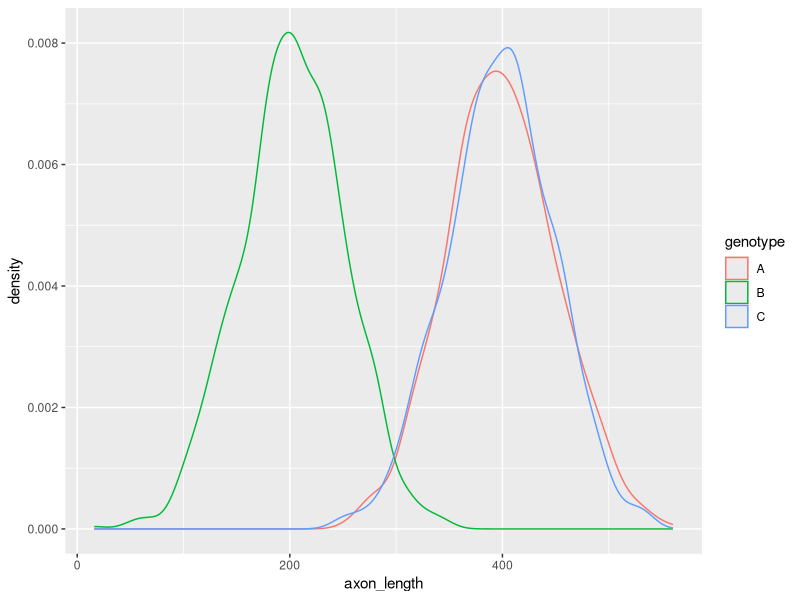
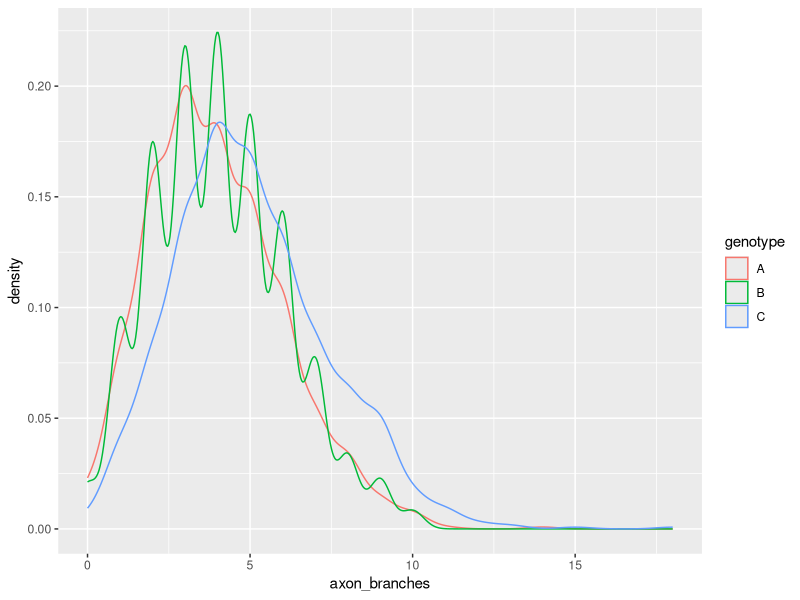

Recreate these plots in R, in order. (Note: this script raises an error after producing the figures.)
## OPEN
## Make sure u have R and RStudio installed
## CHECK-IN EXERCISE
## ETHERPAD. Code and additional resources will be pasted
## RECORDING


## Exercise 1##
# import axondata.csv into an R dataframe. 
# convert string variables to factors
# name this dataframe variable `dat`

dat <- read.csv("./vignettes/6_Stats/axondata.csv", 
                 stringsAsFactors = T)

head(dat)

# Know your variables
## Continuous vs Discrete vs Categorical
## Is your continuous variable normally distributed?
## Format your data properly

# Know your comparisons
## Predictor vs Outcome
## What is your null and alternate hypothesis?


# Preview and summarise basic statistics
summary(dat)

sd(dat$axon_length)
var(dat$axon_branches)

# summarising variables by group
library(tidyverse)
dat %>% 
    group_by(genotype) %>% 
    summarise(meanlength = mean(axon_length),
              sdlength = sd(axon_length),
              meanbranches = mean(axon_branches),
              sdbranches = sd(axon_branches))

## stargazer

# test for normality
## by plotting
ggplot(dat, aes(x=axon_length, colour = genotype)) +
    geom_density()
ggplot(dat, aes(x=axon_branches, colour = genotype)) +
    geom_density()

# try boxplot, histogram

## by Shapiro testing
A.axonlength <- dat[dat$genotype=="A", "axon_length"]
A.length.shapiro <- shapiro.test(A.axonlength)

dat %>% 
    group_by(genotype) %>% 
    summarise(shapiro.length = shapiro.test(axon_length)$p.value,
              shapiro.branches = shapiro.test(axon_branches)$p.value)


## One sample tests

### Parametric t-test
ttest1 <- t.test(A.axonlength, mu = 300)
# t.test(A.axonlength, mu = 300, alternative = "greater", )

ttest1


### Non-parametric Mann Whitney U test (Wilcoxon signed rank test)
A.axonbranches <- dat[dat$genotype=="A", "axon_branches"]
wilcox.test(A.axonbranches, mu = 3)


## Two sample tests
A.axonlength <- dat[dat$genotype=="A", "axon_length"]
B.axonlength <- dat[dat$genotype=="B", "axon_length"]

### Parametric Welch t-test
t.test(A.axonlength, B.axonlength, paired = T, var.equal = F)



### Non-parametric Mann Whitney U test (Wilcoxon signed rank test)
A.axonbranches <- dat[dat$genotype=="A", "axon_branches"]
B.axonbranches <- dat[dat$genotype=="B", "axon_branches"]
wilcox.test(A.axonbranches, B.axonbranches)

## More than two sample tests

# Parametric one-way ANOVA
### test for equality of variance
## install.packages(car)
car::leveneTest(axon_length ~ genotype, data = dat)

aov.out <- oneway.test(axon_length ~ genotype, data = dat, var.equal = T)

TukeyHSD(aov.out)


## if variance is not equal
oneway.test(axon_length ~ genotype, data = dat, var.equal = F)

# Kruskal Wallis test (kruskal.test)
kruskal.test(axon_branches ~ genotype, data = dat)


# Categorical variables


contingency.mat <- dat %>% 
    mutate(axoncat = ifelse(axon_length < 300, "short","long")) %>% 
    group_by(genotype, axoncat) %>%
    tally() %>% 
    spread(axoncat, n) %>% 
    column_to_rownames("genotype") %>% 
    as.matrix()
    
chisq.test(contingency.mat)



## Chi-sq on arbitray dimension
## Fisher's exact on 2x2 contingency table
contingency.mat2 <- contingency.mat[1:2,]
fisher.test(contingency.mat2)



# Correlation tests
A.dat <- dat[dat$genotype == "A",]
cor(A.dat[-1])
cor.test(A.dat$axon_length, A.dat$axon_branches)

ggplot(A.dat, aes(x=axon_length, y = axon_branches)) +
    geom_point() 


# Additional Links
# Stargazer
# Two-way ANOVA test: http://www.sthda.com/english/wiki/two-way-anova-test-in-r
# MANOVA test: http://www.sthda.com/english/wiki/manova-test-in-r-multivariate-analysis-of-variance






